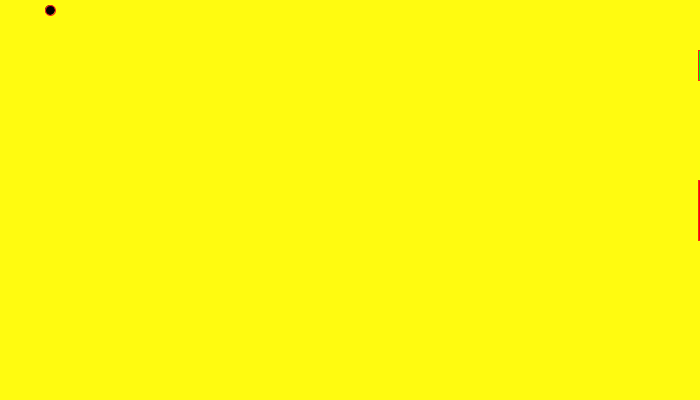
Frame 1 (no input)
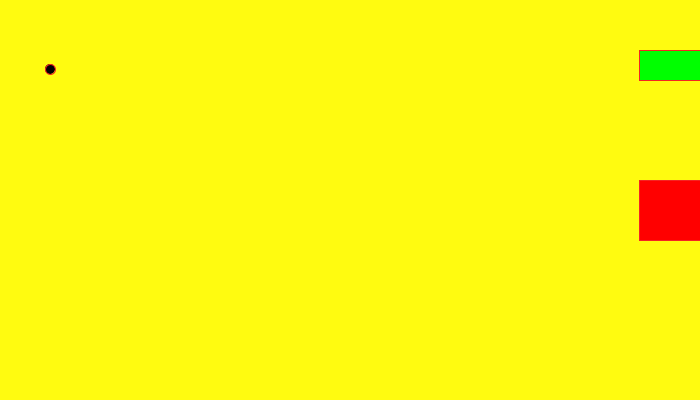
Frame 60 (the mouse pressed at the canvas centre just before this capture)
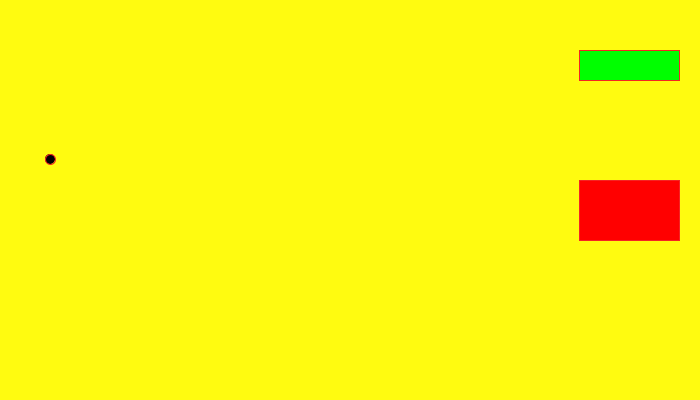
Frame 120 (the mouse held since frame 60 and released just before this capture)

The Processing sketch that drew these frames (run headless with seeded random() and noise(); from frame 60 on, the mouse is pressed at the canvas centre):

// Processing sketch: FlappyBird
// ── FlappyBird.pde
int birdX = 50;
int birdY = 10;
int maxX = 700;
int maxY = 400;
int birdYVelocity = 30;
int gravity = 1;
int pipeX = maxX;
int topPipeY = 50;
int pipeWidth = 100;
int lowerPipeHeight = 60;
int upperPipeHeight = 30;
int lowerPipeTop = 300;
int gap = 100;

void setup() {
  size(700, 400);
  background(255, 251, 16);
  fill(0, 0, 0);
  stroke(245, 35, 35);
  
    // pipes
  teleportPipes();
}

void draw() {
  //println(y);

  background(255, 251, 16);

  // bird 
  fill(0, 0, 0);
  stroke(245, 35, 35);
  ellipse(birdX, birdY, 10, 10);

  birdY += gravity;
  birdY = testMax(birdY, maxY);

  // pipes
  teleportPipes();
  
  if (intersectsPipes()){
    println("End !!!");
    exit();
  }
  
}

void teleportPipes(){

  pipeX--;
  pipeX = testMin(pipeX, maxX);
  
  if (pipeX == maxX){
     upperPipeHeight = (int) random(50, 200);
     println("upperPipeHeight :" + upperPipeHeight);
  }
  
  // topPipe
  fill(0, 255, 0);
  rect(pipeX, topPipeY, pipeWidth, upperPipeHeight);
  
  // bottomPipe
  lowerPipeTop = topPipeY + upperPipeHeight + gap;
  fill(255, 0, 0);
  rect(pipeX, lowerPipeTop, pipeWidth, lowerPipeHeight);
  
}


void mousePressed() {
  birdY += birdYVelocity;
  birdY = testMax(birdY, maxY);
}

int testMin(int value, int max) {
  if (value <= 0) {
    return max;
  }
  return value;
}

int testMax(int value, int max) {
  if (value >= max) {
    return 10;
  }
  return value;
}

boolean intersectsPipes() { 
  if (birdX > pipeX && birdX < (pipeX+pipeWidth)){
    if ((birdY > topPipeY + upperPipeHeight) && (birdY < lowerPipeTop - lowerPipeHeight)){
      return true;
    }
    return false;
  }
  
  return false;
}


boolean intersectsPipe() { 
     println("birdX: " + birdX + " - pipeX: " + pipeX + " - (pipeX+pipeWidth): " + (pipeX+pipeWidth) + 
       " - birdY: " + birdY + " - upperPipeHeight: " + upperPipeHeight + " - lowerPipeTop: " + lowerPipeTop );
     if (birdY < upperPipeHeight && birdX > pipeX && birdX < (pipeX+pipeWidth)){
         println("1");
          return true; }
     else if (birdY>lowerPipeTop && birdX > pipeX && birdX < (pipeX+pipeWidth)) {
                println("2");

          return true; }
     else {        return false; }
}
